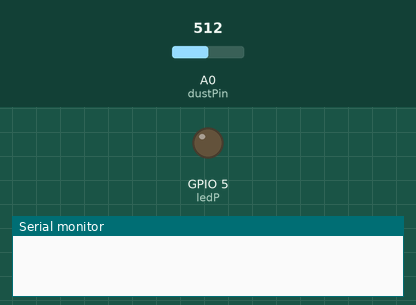
This sketch was run on a simulated ESP8266 (NodeMCU). Shown: output pins drawn as LEDs (lit = HIGH), the last lines printed to the serial monitor. Inputs (shaded band) come from the test bench; at power-on: A0 (dustPin) = 512. WiFi joins after 1.5 s; servers stay silent unless stated; random numbers use the default seed unless the sketch sets one; no MQTT or app messages arrive unless stated.

Above: at 0.0 s.
At 1.6 s:
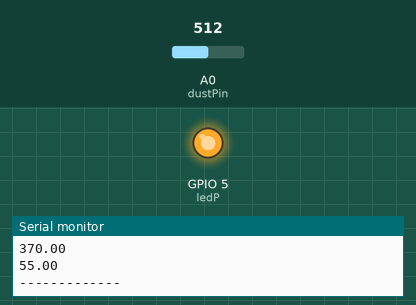
Timing chart, 0 to 3.1 s (numbered marks = the images above):
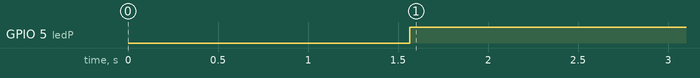

Measured:
- by itself, GPIO 5 (ledP): LOW → HIGH at 1.6 s

The sketch:

dust_sensor.ino
```cpp
#include "wificontrol.h"
#include "Sensor.h"

WiFiClient espClient;
PubSubClient client(espClient);
Sensor sensor;

const char* mqtt_location = "data/sensor";
const char* ssid = "KT_GiGA_2G_Wave2_05F8";
const char* password = "eza3kz1284";
const char* mqtt_server = "175.211.162.37";


int i = 0;
float value = 0;
char send_value[16]={0x00,};


void setup()
{
	  Serial.begin(115200);
    setupWifi(ssid,password);
    client.setServer(mqtt_server, 1883);
}

void loop()
{
	if (!client.connected()) {
    reconnect(client);
  }

  else{
    if(i>=60){
      sprintf(send_value,"dust,%f",value);

      client.publish(mqtt_location,send_value);
      Serial.println("mqtt send");
      i=0;
    }
  }

  value = sensor.Dust_sensor();

  i++;
  delay(500);
}
```

Sensor.cpp
```cpp
#include "Sensor.h"

#define debug 1

Sensor::Sensor()
{
    pinMode(ledP,OUTPUT);
    smoothDensity = 20;

}

Sensor::~Sensor()
{

}

float Sensor::Dust_sensor()
{
    float dustDensity = 0;
    digitalWrite(ledP,LOW); // power on the LED
    //delayMicroseconds(280);
    delayMicroseconds(400);
    voMeasured = analogRead(dustPin); // read the dust value
    delayMicroseconds(40);
    digitalWrite(ledP,HIGH); // turn the LED off
    delayMicroseconds(9680);
    // 0 - 5V mapped to 0 - 1023 integer values

    calcVoltage = voMeasured*(5.0/1024);
    //dustDensity = (0.17 * calcVoltage - 0.1) *1000;
    dustDensity = (calcVoltage - vol_setting)/0.005;

    if(dustDensity<-15){
        return smoothDensity;
    }
    else if(dustDensity<0){
        dustDensity = 0;
    }


    if(smoothDensity>3 && smoothDensity<200)
        smoothDensity = dustDensity * 0.1 + smoothDensity * 0.9;
    else
        smoothDensity = 10.0;

    #if debug
    Serial.println(voMeasured);
    Serial.println(dustDensity);
    Serial.println(smoothDensity);
    Serial.println("-------------");
    #endif
    return smoothDensity;
}
```

Sensor.h
```cpp
#ifndef SENSOR_H
#define SENSOR_H

#pragma once
#include<Arduino.h>
#include<DHT.h>


#define dustPin A0
#define ledP 5  //3번포트
#define vol_setting 0.65    //영점


class Sensor
{
protected:
    float voMeasured = 0;
    float calcVoltage = 0;


public:
    float temperature = 0;
    float humidity = 0;
    float smoothDensity = 0;
    Sensor();
    ~Sensor();
    float Dust_sensor();

private:

};

#endif
```

wificontrol.cpp
```cpp
#include "wificontrol.h"

void setupWifi(const char* ssid, const char* password)
{
    delay(10);
    Serial.println();
    Serial.println();
    Serial.print("Connecting to ");
    Serial.println(ssid);

    WiFi.mode(WIFI_STA);
    WiFi.begin(ssid, password);

    while (WiFi.status() != WL_CONNECTED) {
      delay(500);
      Serial.print(".");
    }

    Serial.println("");
    Serial.println("WiFi connected");
    Serial.println("IP address: ");
    Serial.println(WiFi.localIP());

}

void reconnect(PubSubClient &client) {
  // Loop until we're reconnected
  while (!client.connected()) {
    Serial.print("Attempting MQTT connection...");
    // Create a random client ID
    String clientId = "ESP8266Client-";
    clientId += String(random(0xffff), HEX);
    // Attempt to connect
    if (client.connect(clientId.c_str())) {
      Serial.println("connected");
      // Once connected, publish an announcement...
    } else {
      Serial.print("failed, rc=");
      Serial.print(client.state());
      Serial.println(" try again in 5 seconds");
      // Wait 5 seconds before retrying
      delay(5000);
    }
  }
}
```

wificontrol.h
```cpp
#include <ESP8266WiFi.h>
#include <PubSubClient.h>


void setupWifi(const char* ssid, const char* password);
void reconnect(PubSubClient &client);
```
